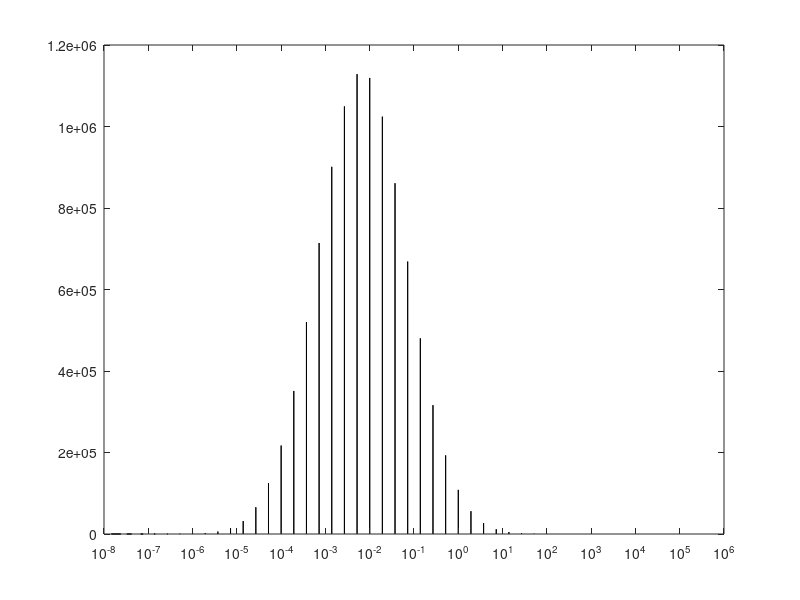

MATLAB code for this plot:
% What is tha appropriate prior

nSamples = 100000;

%% 1. Uniform prior over half life
hlSamples = unifrnd(1,1000,[nSamples 1]);
kSamples = 1./hlSamples;
subplot(3,2,1), hist(hlSamples,100)
subplot(3,2,2), hist(kSamples,100)

clear hlSamples kSamples
%% 2. Uniform prior over k
kSamples = unifrnd(10^-6,100,[nSamples 1]);
hlSamples = 1./kSamples;
subplot(3,2,3), hist(hlSamples,100)
subplot(3,2,4), hist(kSamples,100000), set(gca,'XScale','log')









%% 3. Normal distribution in log(k)

nSamples = 10000000;

m = 0.1; % desired mean
v = 2; % descired variance
% calculate mu and sigma parameters for lognormal
mu = log((m^2)/sqrt(v+m^2));
sigma = sqrt(log(v/(m^2)+1));

Y = lognrnd(mu,sigma,[nSamples 1]);
clf
%hist(Y,100)

mean(Y)
var(Y)

% create log spaced bins for the histogram
bins = logspace(-8,6,50);
hist(Y,bins)
set(gca,'XScale','log')
xlim([10^-8 10^6])

% 
% %% 3. Uniform prior over log(k)
% kSamples = exprnd(1,[nSamples 1]);
% %hist(kSamples,10000), set(gca,'XScale','log')
% hist(kSamples,logspace(-5,5)), set(gca,'XScale','log')
% 
% x=linspace(0,200,1000);
% y = exppdf(x,1);
% plot(x,y), set(gca,'XScale','log')
% 
% 
% A=10^-5; B=10^1;
% n=1000;
% samples = exp(A + (B-A)*rand(1,n));
% hist(samples)
% 
% hist(samples,logspace(-5,2))